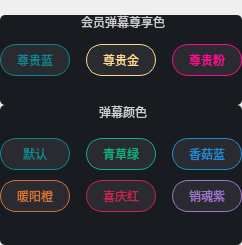
          <widget class="QWidget" name="tab_style">
           <attribute name="title">
            <string>弹幕样式</string>
           </attribute>
           <layout class="QVBoxLayout" name="verticalLayout_9">
            <property name="spacing">
             <number>0</number>
            </property>
            <property name="leftMargin">
             <number>0</number>
            </property>
            <property name="topMargin">
             <number>0</number>
            </property>
            <property name="rightMargin">
             <number>0</number>
            </property>
            <property name="bottomMargin">
             <number>0</number>
            </property>
            <item>
             <layout class="QVBoxLayout" name="verticalLayout_6" stretch="1,2">
              <property name="spacing">
               <number>0</number>
              </property>
              <property name="topMargin">
               <number>15</number>
              </property>
              <item>
               <widget class="QGroupBox" name="groupBox_vipFont">
                <property name="minimumSize">
                 <size>
                  <width>0</width>
                  <height>90</height>
                 </size>
                </property>
                <property name="maximumSize">
                 <size>
                  <width>16777215</width>
                  <height>90</height>
                 </size>
                </property>
                <property name="styleSheet">
                 <string notr="true">QGroupBox
{
   /* background-color: qlineargradient(x1: 0, y1: 0, x2: 0, y2: 1,
                                      stop: 0 #E0E0E0, stop: 1 #FFFFFF);*/
    border: 0px solid gray;
    border-radius: 5px;
    margin-top: 1ex; /* leave space at the top for the title */
	color: #cdcdcd;
	background-color: #181b1f;
	/*font: 10pt &quot;Microsoft YaHei UI&quot;;*/
}

QGroupBox::title 
{
    subcontrol-origin: margin;
    subcontrol-position: top center; /* position at the top center */
    padding: 0 3px;
   /* background-color: qlineargradient(x1: 0, y1: 0, x2: 0, y2: 1,
                                      stop: 0 #FFOECE, stop: 1 #FFFFFF);*/
}

QGroupBox::indicator 
{
    width: 13px;
    height: 13px;
}

QGroupBox::indicator:unchecked 
{
    image: url(:/images/checkbox_unchecked.png);
}

/* proceed with styling just like QCheckBox */
</string>
                </property>
                <property name="title">
                 <string>会员弹幕尊享色</string>
                </property>
                <layout class="QHBoxLayout" name="horizontalLayout_5">
                 <property name="spacing">
                  <number>0</number>
                 </property>
                 <property name="leftMargin">
                  <number>0</number>
                 </property>
                 <property name="topMargin">
                  <number>0</number>
                 </property>
                 <property name="rightMargin">
                  <number>0</number>
                 </property>
                 <property name="bottomMargin">
                  <number>0</number>
                 </property>
                 <item>
                  <layout class="QHBoxLayout" name="horizontalLayout_6">
                   <property name="spacing">
                    <number>16</number>
                   </property>
                   <item>
                    <widget class="QPushButton" name="pushButton_vip1">
                     <property name="minimumSize">
                      <size>
                       <width>70</width>
                       <height>32</height>
                      </size>
                     </property>
                     <property name="maximumSize">
                      <size>
                       <width>70</width>
                       <height>32</height>
                      </size>
                     </property>
                     <property name="styleSheet">
                      <string notr="true">QPushButton
{
color: #0c868d;
border-radius: 16px;
border: 1px solid #0c868d;
background-color: #2a2a31;
}

QPushButton:checked
{
color: white;
background-color: #0c868d;
}</string>
                     </property>
                     <property name="text">
                      <string>尊贵蓝</string>
                     </property>
                    </widget>
                   </item>
                   <item>
                    <widget class="QPushButton" name="pushButton_vip2">
                     <property name="minimumSize">
                      <size>
                       <width>70</width>
                       <height>32</height>
                      </size>
                     </property>
                     <property name="maximumSize">
                      <size>
                       <width>70</width>
                       <height>32</height>
                      </size>
                     </property>
                     <property name="styleSheet">
                      <string notr="true">QPushButton
{
color: #fad88e;
border-radius: 16px;
border: 1px solid #fad88e;
background-color: #2a2a31;
}

QPushButton:checked
{
color: white;
background-color: #fad88e;
}</string>
                     </property>
                     <property name="text">
                      <string>尊贵金</string>
                     </property>
                    </widget>
                   </item>
                   <item>
                    <widget class="QPushButton" name="pushButton_vip3">
                     <property name="minimumSize">
                      <size>
                       <width>70</width>
                       <height>32</height>
                      </size>
                     </property>
                     <property name="maximumSize">
                      <size>
                       <width>70</width>
                       <height>32</height>
                      </size>
                     </property>
                     <property name="styleSheet">
                      <string notr="true">QPushButton
{
color: #ff078f;
border-radius: 16px;
border: 1px solid #ff078f;
background-color: #2a2a31;
}

QPushButton:checked
{
color: white;
background-color: #ff078f;
}</string>
                     </property>
                     <property name="text">
                      <string>尊贵粉</string>
                     </property>
                    </widget>
                   </item>
                  </layout>
                 </item>
                </layout>
               </widget>
              </item>
              <item>
               <widget class="QGroupBox" name="nvipFont">
                <property name="minimumSize">
                 <size>
                  <width>0</width>
                  <height>140</height>
                 </size>
                </property>
                <property name="maximumSize">
                 <size>
                  <width>16777215</width>
                  <height>140</height>
                 </size>
                </property>
                <property name="styleSheet">
                 <string notr="true">QGroupBox
{
   /* background-color: qlineargradient(x1: 0, y1: 0, x2: 0, y2: 1,
                                      stop: 0 #E0E0E0, stop: 1 #FFFFFF);*/
    border: 0px solid gray;
    border-radius: 5px;
    margin-top: 1ex; /* leave space at the top for the title */
	color: #cdcdcd;
	background-color: #181b1f;
	/*font: 10pt &quot;Microsoft YaHei UI&quot;;*/
}

QGroupBox::title 
{
    subcontrol-origin: margin;
    subcontrol-position: top center; /* position at the top center */
    padding: 0 3px;
    background-color: qlineargradient(x1: 0, y1: 0, x2: 0, y2: 1,
                                      stop: 0 #FFOECE, stop: 1 #FFFFFF);
}

QGroupBox::indicator 
{
    width: 13px;
    height: 13px;
}

QGroupBox::indicator:unchecked 
{
    image: url(:/images/checkbox_unchecked.png);
}

/* proceed with styling just like QCheckBox */
</string>
                </property>
                <property name="title">
                 <string>弹幕颜色</string>
                </property>
                <layout class="QVBoxLayout" name="verticalLayout_7">
                 <property name="spacing">
                  <number>0</number>
                 </property>
                 <property name="leftMargin">
                  <number>0</number>
                 </property>
                 <property name="topMargin">
                  <number>0</number>
                 </property>
                 <property name="rightMargin">
                  <number>0</number>
                 </property>
                 <property name="bottomMargin">
                  <number>0</number>
                 </property>
                 <item>
                  <layout class="QVBoxLayout" name="verticalLayout_8">
                   <property name="spacing">
                    <number>10</number>
                   </property>
                   <item>
                    <layout class="QHBoxLayout" name="horizontalLayout_7">
                     <property name="spacing">
                      <number>16</number>
                     </property>
                     <item>
                      <widget class="QPushButton" name="pushButton_nvip1">
                       <property name="minimumSize">
                        <size>
                         <width>70</width>
                         <height>32</height>
                        </size>
                       </property>
                       <property name="maximumSize">
                        <size>
                         <width>70</width>
                         <height>32</height>
                        </size>
                       </property>
                       <property name="styleSheet">
                        <string notr="true">QPushButton
{
color: #0c868d;
border-radius: 16px;
border: 1px solid #0c868d;
background-color: #2a2a31;
}

QPushButton:checked
{
color: white;
background-color: #0c868d;
}</string>
                       </property>
                       <property name="text">
                        <string>默认</string>
                       </property>
                      </widget>
                     </item>
                     <item>
                      <widget class="QPushButton" name="pushButton_nvip2">
                       <property name="minimumSize">
                        <size>
                         <width>70</width>
                         <height>32</height>
                        </size>
                       </property>
                       <property name="maximumSize">
                        <size>
                         <width>70</width>
                         <height>32</height>
                        </size>
                       </property>
                       <property name="styleSheet">
                        <string notr="true">QPushButton
{
color: #07b482;
border-radius: 16px;
border: 1px solid #07b482;
background-color: #2a2a31;
}

QPushButton:checked
{
color: white;
background-color: #07b482;
}</string>
                       </property>
                       <property name="text">
                        <string>青草绿</string>
                       </property>
                      </widget>
                     </item>
                     <item>
                      <widget class="QPushButton" name="pushButton_nvip3">
                       <property name="minimumSize">
                        <size>
                         <width>70</width>
                         <height>32</height>
                        </size>
                       </property>
                       <property name="maximumSize">
                        <size>
                         <width>70</width>
                         <height>32</height>
                        </size>
                       </property>
                       <property name="styleSheet">
                        <string notr="true">QPushButton
{
color: #208bd5;
border-radius: 16px;
border: 1px solid #208bd5;
background-color: #2a2a31;
}

QPushButton:checked
{
color: white;
background-color: #208bd5;
}</string>
                       </property>
                       <property name="text">
                        <string>香菇蓝</string>
                       </property>
                      </widget>
                     </item>
                    </layout>
                   </item>
                   <item>
                    <layout class="QHBoxLayout" name="horizontalLayout_8">
                     <property name="spacing">
                      <number>16</number>
                     </property>
                     <item>
                      <widget class="QPushButton" name="pushButton_nvip4">
                       <property name="minimumSize">
                        <size>
                         <width>70</width>
                         <height>32</height>
                        </size>
                       </property>
                       <property name="maximumSize">
                        <size>
                         <width>70</width>
                         <height>32</height>
                        </size>
                       </property>
                       <property name="styleSheet">
                        <string notr="true">QPushButton
{
color: #d27334;
border-radius: 16px;
border: 1px solid #d27334;
background-color: #2a2a31;
}

QPushButton:checked
{
color: white;
background-color: #d27334;
}</string>
                       </property>
                       <property name="text">
                        <string>暖阳橙</string>
                       </property>
                      </widget>
                     </item>
                     <item>
                      <widget class="QPushButton" name="pushButton_nvip5">
                       <property name="minimumSize">
                        <size>
                         <width>70</width>
                         <height>32</height>
                        </size>
                       </property>
                       <property name="maximumSize">
                        <size>
                         <width>70</width>
                         <height>32</height>
                        </size>
                       </property>
                       <property name="styleSheet">
                        <string notr="true">QPushButton
{
color: #ca234f;
border-radius: 16px;
border: 1px solid #ca234f;
background-color: #2a2a31;
}

QPushButton:checked
{
color: white;
background-color: #ca234f;
}</string>
                       </property>
                       <property name="text">
                        <string>喜庆红</string>
                       </property>
                      </widget>
                     </item>
                     <item>
                      <widget class="QPushButton" name="pushButton_nvip6">
                       <property name="minimumSize">
                        <size>
                         <width>70</width>
                         <height>32</height>
                        </size>
                       </property>
                       <property name="maximumSize">
                        <size>
                         <width>70</width>
                         <height>32</height>
                        </size>
                       </property>
                       <property name="styleSheet">
                        <string notr="true">QPushButton
{
color: #9d75ca;
border-radius: 16px;
border: 1px solid #9d75ca;
background-color: #2a2a31;
}

QPushButton:checked
{
color: white;
background-color: #9d75ca;
}</string>
                       </property>
                       <property name="text">
                        <string>销魂紫</string>
                       </property>
                      </widget>
                     </item>
                    </layout>
                   </item>
                  </layout>
                 </item>
                </layout>
               </widget>
              </item>
             </layout>
            </item>
           </layout>
          </widget>
